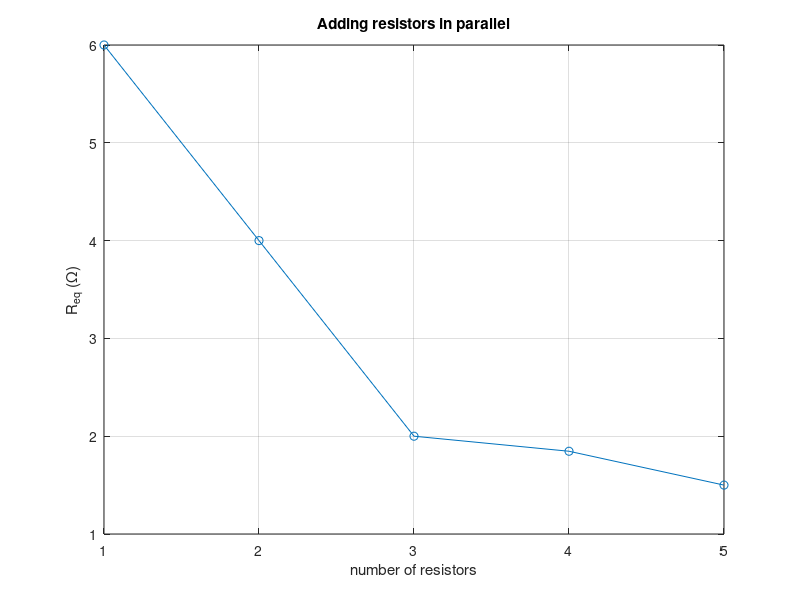

This figure's MATLAB source:
% Circuits 1 — Resistors in Parallel
%title: Parallel Resistors
%ar-title: المقاومات على التوازي
%lesson: c1-resistive-2
%course: circuits-1

%% A function for parallel combination
%ar: 1/Req = Σ 1/R. نكتبها دالة مجهولة تقبل أي عدد من المقاومات في متجه.
par = @(R) 1 / sum(1 ./ R);
fprintf('10 || 40 = %g ohm\n', par([10 40]))
fprintf('6 || 12 || 4 = %g ohm\n', par([6 12 4]))

%% Always smaller than the smallest
%ar: نضيف مقاومات على التوازي واحدة تلو الأخرى: المكافئ ينقص دائمًا ويبقى أقل من أصغر مقاومة.
R = [6 12 4 24 8];
Req = zeros(size(R));
for k = 1:numel(R), Req(k) = par(R(1:k)); end
plot(1:numel(R), Req, '-o'); grid on; xlabel('number of resistors'); ylabel('R_{eq} (\Omega)'); title('Adding resistors in parallel')
fprintf('%d resistors: Req = %.3f ohm\n', [1:numel(R); Req])

%%! Project idea: making a non-standard value
%ar: مشروع: تريد 75 Ω وعندك فقط قيم E12. جرّب كل زوج على التوازي واطبع أقرب ثلاث نتائج. هكذا يحل المهندسون نقص القيم في المعمل.
E12 = [1 1.2 1.5 1.8 2.2 2.7 3.3 3.9 4.7 5.6 6.8 8.2]; S = [E12*10 E12*100];
target = 75; best = [];
for a = S, for b = S, if b >= a, best(end+1, :) = [a b par([a b])]; end, end, end
[~, k] = sort(abs(best(:,3) - target));
fprintf('%g || %g = %.2f ohm\n', best(k(1:3), :)')
